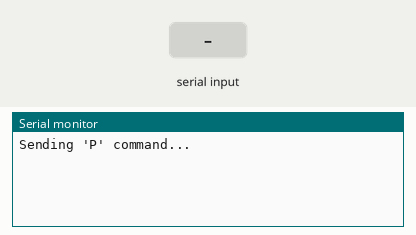
Simulated run of this sketch. Board: Arduino Uno, built with avr-gcc and run on an emulated ATmega328P. On the bench: the last lines printed to the serial monitor. Inputs (shaded band) come from the test bench.

Above: at 1.3 s.
1.4 s: "1" received over the second serial link
At 2.5 s:
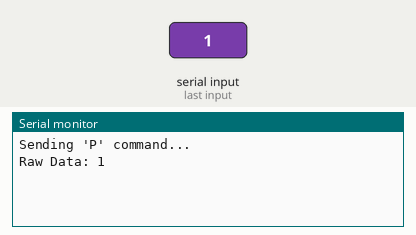
2.9 s: "0" received over the second serial link
At 3.7 s:
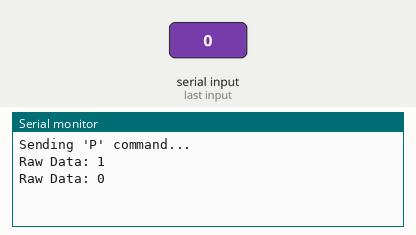
4.4 s: "2" received over the second serial link
At 4.8 s:
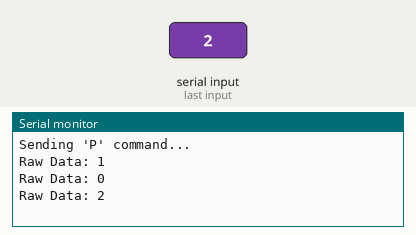

The sketch:

HoneywellMG.ino
```cpp
#include <SoftwareSerial.h>

SoftwareSerial HMR2300(3, 4); // RX, TX

void setup() {
  Serial.begin(9600);         // Arduino Serial Monitor
  HMR2300.begin(19200);        // HMR2300 via MAX232
  delay(100);
  Serial.println("Sending 'P' command...");

  HMR2300.print("P\r");
}

void loop() {
  if (HMR2300.available()) {
    String data = "";
    while (HMR2300.available()) {
      char c = HMR2300.read();
      data += c;
    }

    Serial.print("Raw Data: ");
    Serial.println(data);

    delay(1000);
  }
}
```

Measured:
- after the input at 1.4 s, the serial monitor: prints a new line at once (image 1)
- after the input at 2.9 s, the serial monitor: prints a new line at once (image 2)
- after the input at 4.4 s, the serial monitor: prints a new line at once (image 3)
